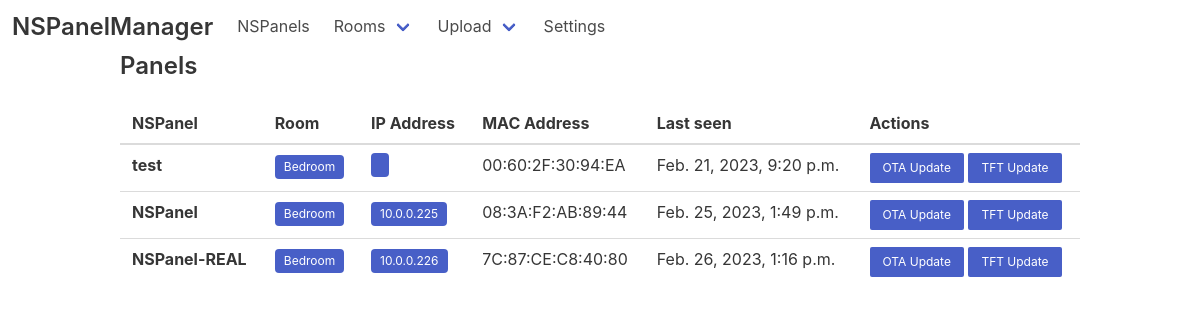
The app's page /, older data.
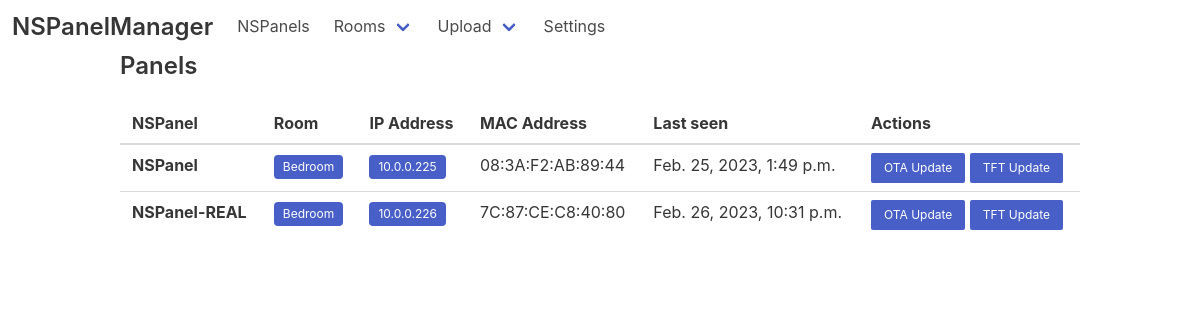
The same page, newer data.
### web/models.py (models this page shows)
class NSPanel(models.Model):
    mac_address = models.CharField(max_length=17)
    friendly_name = models.CharField(max_length=100)
    last_seen = models.DateTimeField(default=django.utils.timezone.now)
    ip_address = models.CharField(max_length=15, default="")
    version = models.CharField(max_length=15, default="")
    room = models.ForeignKey(Room, on_delete=models.CASCADE)

class Room(models.Model):
    def number():
        no = Room.objects.all().count()
        if no == None:
            return 1
        else:
            return no + 1
    friendly_name = models.CharField(max_length=30)
    displayOrder = models.IntegerField(default=number)

### web/views.py (the view)
# urls.py: path('', views.index, name='index'),
def index(request):
    return render(request, 'index.html', {'nspanels': NSPanel.objects.all()})

### web/templates/index.html (shortened to what this page needs)
{% extends 'base.html' %}
{% block head %}
{% load static %}
{% endblock %}
{% block content %}
<h2 class="title is-4">Panels</h2>
<table class="table is-fullwidth is-hoverable">
    <thead>
        <tr>
            <th>NSPanel</th>
            <th>Room</th>
            <th>IP Address</th>
            <th>MAC Address</th>
            <th>Last seen</th>
            <th>Actions</th>
        </tr>
    </thead>
    <tbody>
        {% for nspanel in nspanels %}
        <tr>
            <th>{{ nspanel.friendly_name }}</th>
            <td><a href="{% url 'edit_room' room_id=nspanel.room.id %}"><span class="tag is-link">
                        {{ nspanel.room.friendly_name }}</span></a>
            </td>
            <td>
                <a href="http://{{ nspanel.ip_address }}" target="_blank"><span class="tag is-link">
                        {{ nspanel.ip_address }}</span></a>
            </td>
            <td>{{ nspanel.mac_address }}</td>
            <td>{{ nspanel.last_seen }}</td>
            <td>
                <button type="button" class="button is-link is-small"
                    onclick="startNSPanelOtaUpdate('{{ nspanel.ip_address }}');">OTA Update</button>
                <button type="button" class="button is-link is-small"
                    onclick="startNSPanelTftUpdate('{{ nspanel.ip_address }}');">TFT
                    Update</button>
            </td>
        </tr>
        {% endfor %}
    </tbody>
</table>
{% endblock %}

Row changes from the older to the newer data that the page shows:
removed NSPanel: friendly_name "test", room.friendly_name "Bedroom", mac_address "00:60:2F:30:94:EA", last_seen "Feb. 21, 2023, 9:20 p.m."
changed NSPanel "NSPanel-REAL": last_seen "Feb. 26, 2023, 1:16 p.m." → "Feb. 26, 2023, 10:31 p.m."
